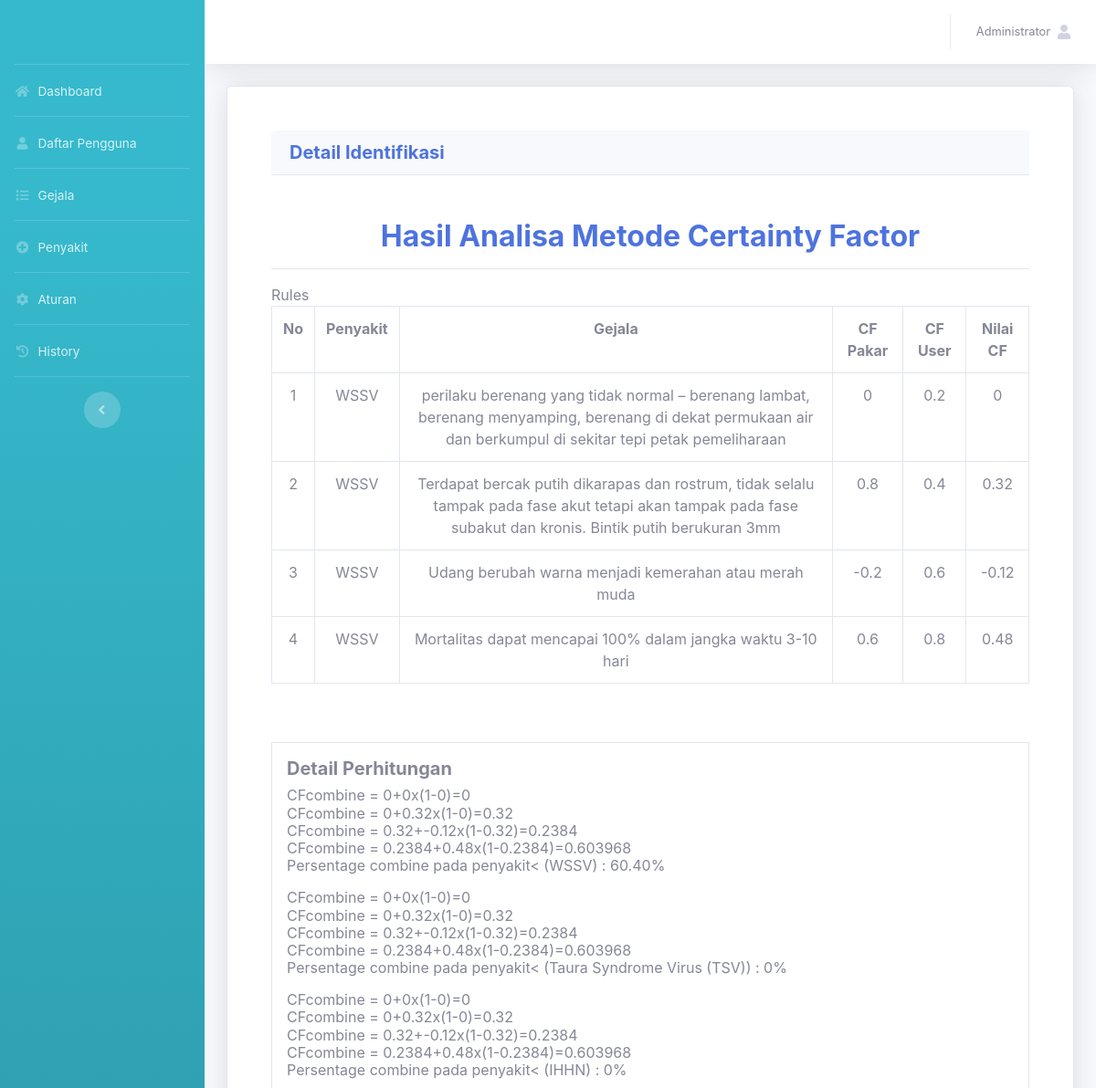
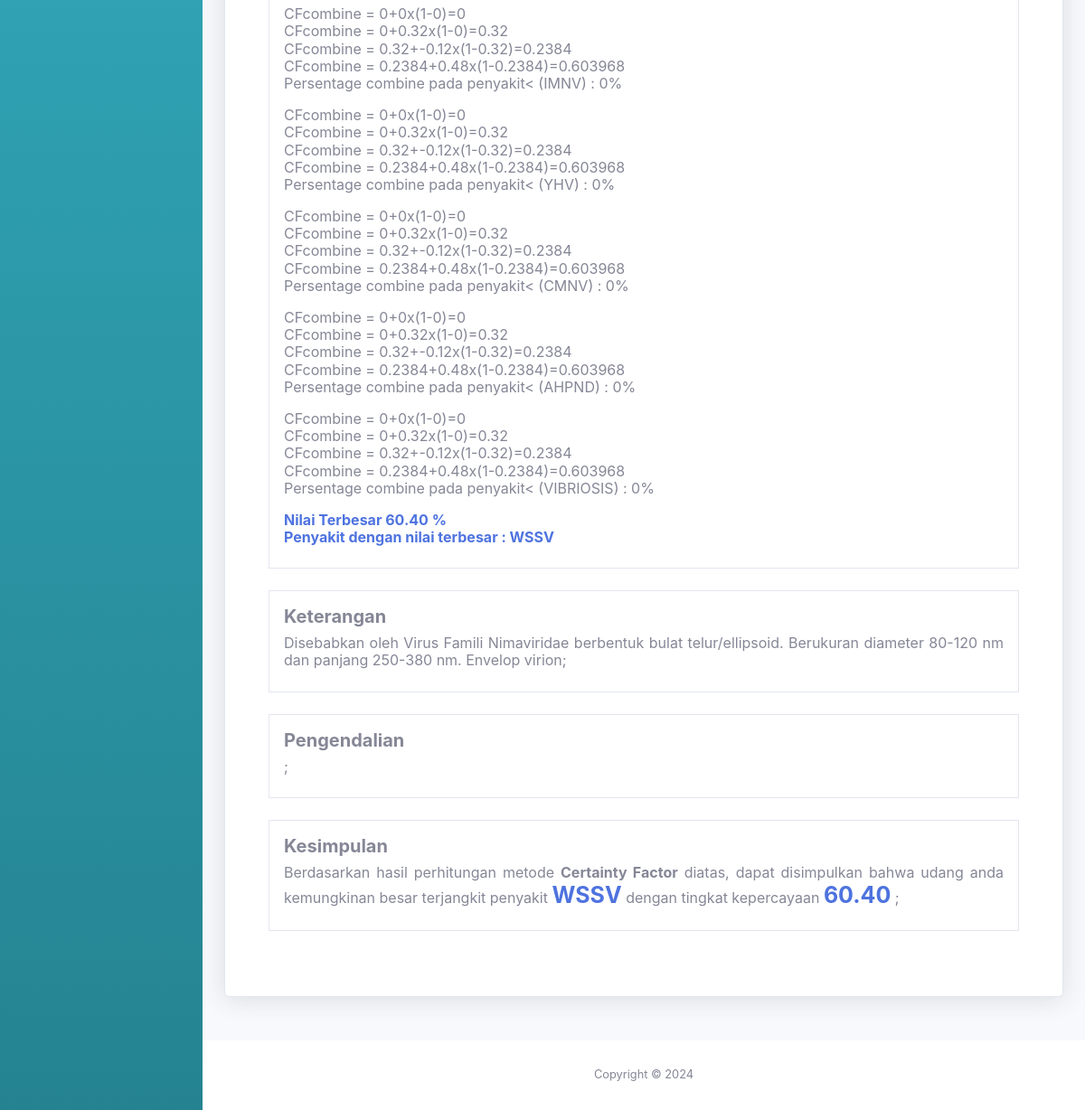
/admin/history_det.php?no_regidentifikasi=CEXRDF1X1K&id_akun=7 (signed in), run on the app's committed database (2 pictures, top to bottom).
### tables this page shows
CREATE TABLE `tb_akun` (
  `id_akun` int(11) NOT NULL,
  `nama_lengkap` varchar(50) NOT NULL,
  `username` varchar(50) NOT NULL,
  `password` varchar(50) NOT NULL,
  `level` varchar(30) NOT NULL
);

CREATE TABLE `tb_penyakit` (
  `id_penyakit` int(11) NOT NULL,
  `nama_penyakit` text NOT NULL,
  `keterangan` text NOT NULL,
  `pengendalian` text NOT NULL
);

CREATE TABLE `tb_gejala` (
  `id_gejala` int(11) NOT NULL,
  `nama_gejala` text NOT NULL
);

CREATE TABLE `tb_aturan` (
  `id_aturan` int(11) NOT NULL,
  `id_gejala` int(11) NOT NULL,
  `id_penyakit` int(11) NOT NULL,
  `nilai_gejala` double NOT NULL
);

CREATE TABLE `tb_identifikasi` (
  `id_identifikasi` int(11) NOT NULL,
  `no_regidentifikasi` char(10) NOT NULL,
  `tgl_identifikasi` date NOT NULL,
  `id_akun` int(11) NOT NULL,
  `id_gejala` int(11) NOT NULL,
  `nilai_user` double NOT NULL
);

### admin/history_det.php (the view)
<?php
include 'header.php';
?>
<div class="container">
	<div class="card shadow p-5 mb-5">
		<div class = "card-header">
            <h5 class= "m-0 font-weight-bold text-primary">Detail Identifikasi</h5>
        </div>
        <br>
        <br>
        <center>
            <h2 class="m-0 font-weight-bold text-primary"> Hasil Analisa Metode Certainty Factor</h2>
        </center>
        <hr class="font-weight-bold text-primary">Rules</h5>
        <div class="table-responsive">
            <table class="table table-bordered">
                <tr>
                    <th class="text-center">No</th>
                    <th class="text-center">Penyakit</th>
                    <th class="text-center">Gejala</th>
                    <th class="text-center">CF Pakar</th>
                    <th class="text-center">CF User</th>
                    <th class="text-center">Nilai CF</th>
                </tr>
                <?php
                $sql = mysqli_query($conn,"SELECT * FROM tb_penyakit p, tb_gejala g, tb_identifikasi i,
                tb_aturan a WHERE g.id_gejala=i.id_gejala AND g.id_gejala=a.id_gejala AND
                p.id_penyakit=a.id_penyakit AND i.id_akun='$_GET[id_akun]' AND i.no_regidentifikasi='$_GET[no_regidentifikasi]'
                ORDER BY p.id_penyakit");
                $i=0;
                while($r = mysqli_fetch_array($sql)){
                    $nilai_cf = $r['nilai_gejala']*$r['nilai_user'];
                    $i++;
                    echo "
                    <tr>
                    <td class='text-center'>$i</td>
                    <td class='text-center'>$r[nama_penyakit]</td>
                    <td class='text-center'>$r[nama_gejala]</td>
                    <td class='text-center'>$r[nilai_gejala]</td>
                    <td class='text-center'>$r[nilai_user]</td>
                    <td class='text-center'>$nilai_cf</td>
                    </tr>
                    ";
                }
                ?>
            </table>
        </div>
        <br>
        <br>
        <div class="border p-3">
            <h5 class="font-weight-bold text primary">Detail Perhitungan </h5>
            <h6>
                <?php
                $highestPersentage = 0;
                $penyakitTerbesar = "";
                $data = mysqli_query($conn,"SELECT * FROM tb_penyakit ORDER BY id_penyakit");
                while($a=mysqli_fetch_array($data)){
                    $sql1 = mysqli_query($conn,"SELECT * FROM tb_penyakit p,
                        tb_gejala g, tb_identifikasi i, tb_aturan a WHERE g.id_gejala=i.id_gejala
                        AND g.id_gejala=a.id_gejala AND p.id_penyakit='$a[id_penyakit]' AND i.id_akun='$_GET[id_akun]'
                        AND i.no_regidentifikasi='$_GET[no_regidentifikasi]'");
                $jml_data = mysqli_num_rows($sql1);
                $cflama = 0;
                $no=1;
                $lastPercentage = 0;
                while ($result=mysqli_fetch_array($sql1)){
                    $cf_he = $result['nilai_gejala']*$result['nilai_user'];
                    if($jml_data>0){
                        $cf1 = $cflama ;
                        $cf2 = $cf_he;
                        $cfcombine = $cf1+$cf2 * (1-$cf1);
                        $cflama = $cfcombine;
                        echo "<div class='text-justify'>
                        CFcombine = ".$cf1."+".$cf2."x(1-".$cf1.")=".$cfcombine."<br></div>
                        ";
                        if($result['id_penyakit'] == $a['id_penyakit']) {
                            $persentage = $cfcombine * 100;
                            $lastPercentage = number_format($persentage,2);
                        }
                        $no++;
                    }
                }
                if($no>1) {
                    echo "<p>Persentage combine pada penyakit< (" . $a['nama_penyakit'] .") : " . $lastPercentage . "%</b></p>";
                    if($lastPercentage > $highestPersentage){
                        $highestPersentage = $lastPercentage;
                        $penyakitTerbesar = $a['nama_penyakit'];
                    }
                }
            }
            echo "
            <b class='text-primary'>Nilai Terbesar " . $highestPersentage . "
            %<br></b>
            <b class='text-primary'> Penyakit dengan nilai terbesar : " . $penyakitTerbesar . "<br></b>";
                ?>
            </h6>
        </div>
        <br>
        <div class="border p-3">
            <h5 class="font-weight-bold text primary">Keterangan</h5>
            <h6>
            <?php
            $data = mysqli_query($conn,"SELECT * FROM tb_penyakit WHERE nama_penyakit='$penyakitTerbesar'");
            $a=mysqli_fetch_array($data);
            echo "
            <div class='text-justify'>
            $a[keterangan];
            </div>
            ";
                ?>
            </h6>
        </div>
        <br>
        <div class="border p-3">
            <h5 class="font-weight-bold text primary">Pengendalian</h5>
            <h6>
            <?php
            $data = mysqli_query($conn,"SELECT * FROM tb_penyakit WHERE nama_penyakit='$penyakitTerbesar'");
            $a=mysqli_fetch_array($data);
            echo "
            <div class='text-justify'>
            $a[pengendalian];
            </div>
            ";
                ?>
            </h6>
    </div>
    <br>
    <div class="border p-3">
            <h5 class="font-weight-bold text primary">Kesimpulan</h5>
            <h6>
            <?php
            echo "
            <div class='text-justify'>
            Berdasarkan hasil perhitungan metode <b>Certainty Factor</b> diatas, dapat disimpulkan bahwa udang anda kemungkinan besar terjangkit penyakit <b class='text-primary' style='font-size:25px;'>$penyakitTerbesar</b> dengan tingkat kepercayaan <b class='text-primary' style='font-size:25px;'>$highestPersentage</b>
            $a[pengendalian];
            </div>
            ";
                ?>
            </h6>
    </div>
    <br>
</div>
</div>
<?php
include 'footer.php';
?>

### admin/header.php (shortened to what this page needs)
<?php
include '../assets/conn/config.php';
?>
<!DOCTYPE html>
<html lang="en">
<head>
  <link href="../assets/vendor/fontawesome-free/css/all.min.css" rel="stylesheet" type="text/css">
  <link href="../assets/css/sb-admin-2.min.css" rel="stylesheet">
  <link href="../assets/vendor/datatables/dataTables.bootstrap4.min.css" rel="stylesheet">
</head>
<body id="page-top">
 <div id="wrapper">
  <ul class="navbar-nav bg-gradient-info sidebar sidebar-dark accordion" id="accordionSidebar">
    <a class="sidebar-brand d-flex align-items-center justify-content-center" href="index">
    </a>
    <hr class="sidebar-divider my-0">
    <li class="nav-item">
      <a class="nav-link" href="index.php">
        <i class="fas fa-fw fa-home"></i>
        <span>Dashboard</span></a>
      </li>
      <hr class="sidebar-divider my-0">
      <li class="nav-item">
        <a class="nav-link" href="daftar_pengguna.php">
          <i class="fas fa-fw fa-user"></i>
          <span>Daftar Pengguna</span></a>
      </li>
      <hr class="sidebar-divider my-0">
      <li class="nav-item">
        <a class="nav-link" href="gejala.php">
          <i class="fas fa-fw fa-list"></i>
          <span>Gejala</span></a>
      </li>
      <hr class="sidebar-divider my-0">
      <li class="nav-item">
        <a class="nav-link" href="penyakit.php">
          <i class="fas fa-fw fa-plus-circle"></i>
          <span>Penyakit</span></a>
      </li>
      <hr class="sidebar-divider my-0">
      <li class="nav-item">
        <a class="nav-link" href="aturan.php">
          <i class="fas fa-fw fa-cog"></i>
          <span>Aturan</span></a>
      </li>
      <hr class="sidebar-divider my-0">
      <li class="nav-item">
        <a class="nav-link" href="history.php">
          <i class="fas fa-fw fa-history"></i>
          <span>History</span></a>
      </li>
      <hr class="sidebar-divider d-none d-md-block">
      <div class="text-center d-none d-md-inline">
        <button class="rounded-circle border-0" id="sidebarToggle"></button>
      </div>
    </ul>
    <div id="content-wrapper" class="d-flex flex-column">
      <div id="content">
        <nav class="navbar navbar-expand navbar-light bg-white topbar mb-4 static-top shadow">
          <ul class="navbar-nav ml-auto">
            <li class="nav-item dropdown no-arrow">
              <a class="nav-link dropdown-toggle" href="#" id="userDropdown" role="button"
              data-toggle="dropdown" aria-haspopup="true" aria-expanded="false">
              <?php
              $username=$_SESSION['username'];
              $det=mysqli_query($conn,"select * from tb_akun where username='$username'");
              while($d=mysqli_fetch_array($det)){
                ?>
                <span class="mr-2 d-none d-lg-inline text-gray-600 small"><?php echo $d['nama_lengkap'] ?></span>
                <?php
              }
              ?>
              <span class="fa fa-user"><span>
              </a>
          </li>
        </ul>
      </nav>
    </div>
</body>
</html>

### data on the page
tb_akun: nama_lengkap "Administrator"
tb_penyakit: nama_penyakit "WSSV", tb_gejala.nama_gejala "perilaku berenang yang tidak normal – berenang lambat, berenang menyamping, berenang di dekat permukaan air dan berkumpul di sekitar tepi petak pemeliharaan", tb_aturan.nilai_gejala "0", tb_identifikasi.nilai_user "0.2", tb_gejala.nama_gejala "Terdapat bercak putih dikarapas dan rostrum, tidak selalu tampak pada fase akut tetapi akan tampak pada fase subakut dan kronis. Bintik putih berukuran 3mm", tb_aturan.nilai_gejala "0.8", tb_identifikasi.nilai_user "0.4", tb_aturan.nilai_gejala "0.32", tb_gejala.nama_gejala "Udang berubah warna menjadi kemerahan atau merah muda", tb_aturan.nilai_gejala "-0.2", tb_identifikasi.nilai_user "0.6", tb_aturan.nilai_gejala "-0.12", tb_gejala.nama_gejala "Mortalitas dapat mencapai 100% dalam jangka waktu 3-10 hari", tb_aturan.nilai_gejala "0.6", tb_identifikasi.nilai_user "0.8", tb_aturan.nilai_gejala "0.48", cf1 "0", cfcombine "0.32", cf1 "0.32", cfcombine "0.2384", cf1 "0.2384", cfcombine "0.603968", lastPercentage "60.40", keterangan "Disebabkan oleh Virus Famili Nimaviridae berbentuk bulat telur/ellipsoid. Berukuran diameter 80-120 nm dan panjang 250-380 nm. Envelop virion"
tb_aturan: nilai_gejala "0"
tb_penyakit: cf1 "0", tb_aturan.nilai_gejala "0", tb_aturan.nilai_gejala "0.32", cfcombine "0.32", cf1 "0.32", tb_aturan.nilai_gejala "-0.12", cfcombine "0.2384", cf1 "0.2384", tb_aturan.nilai_gejala "0.48", cfcombine "0.603968", nama_penyakit "Taura Syndrome Virus (TSV)", lastPercentage "0"
tb_penyakit: cf1 "0", tb_aturan.nilai_gejala "0", tb_aturan.nilai_gejala "0.32", cfcombine "0.32", cf1 "0.32", tb_aturan.nilai_gejala "-0.12", cfcombine "0.2384", cf1 "0.2384", tb_aturan.nilai_gejala "0.48", cfcombine "0.603968", nama_penyakit "IHHN", lastPercentage "0"
tb_penyakit: cf1 "0", tb_aturan.nilai_gejala "0", tb_aturan.nilai_gejala "0.32", cfcombine "0.32", cf1 "0.32", tb_aturan.nilai_gejala "-0.12", cfcombine "0.2384", cf1 "0.2384", tb_aturan.nilai_gejala "0.48", cfcombine "0.603968", nama_penyakit "IMNV", lastPercentage "0"
tb_penyakit: cf1 "0", tb_aturan.nilai_gejala "0", tb_aturan.nilai_gejala "0.32", cfcombine "0.32", cf1 "0.32", tb_aturan.nilai_gejala "-0.12", cfcombine "0.2384", cf1 "0.2384", tb_aturan.nilai_gejala "0.48", cfcombine "0.603968", nama_penyakit "YHV", lastPercentage "0"
tb_penyakit: cf1 "0", tb_aturan.nilai_gejala "0", tb_aturan.nilai_gejala "0.32", cfcombine "0.32", cf1 "0.32", tb_aturan.nilai_gejala "-0.12", cfcombine "0.2384", cf1 "0.2384", tb_aturan.nilai_gejala "0.48", cfcombine "0.603968", nama_penyakit "CMNV", lastPercentage "0"
tb_penyakit: cf1 "0", tb_aturan.nilai_gejala "0", tb_aturan.nilai_gejala "0.32", cfcombine "0.32", cf1 "0.32", tb_aturan.nilai_gejala "-0.12", cfcombine "0.2384", cf1 "0.2384", tb_aturan.nilai_gejala "0.48", cfcombine "0.603968", nama_penyakit "AHPND", lastPercentage "0"
tb_penyakit: cf1 "0", tb_aturan.nilai_gejala "0", tb_aturan.nilai_gejala "0.32", cfcombine "0.32", cf1 "0.32", tb_aturan.nilai_gejala "-0.12", cfcombine "0.2384", cf1 "0.2384", tb_aturan.nilai_gejala "0.48", cfcombine "0.603968", nama_penyakit "VIBRIOSIS", lastPercentage "0"

### other printed values
$highestPersentage "60.40"
